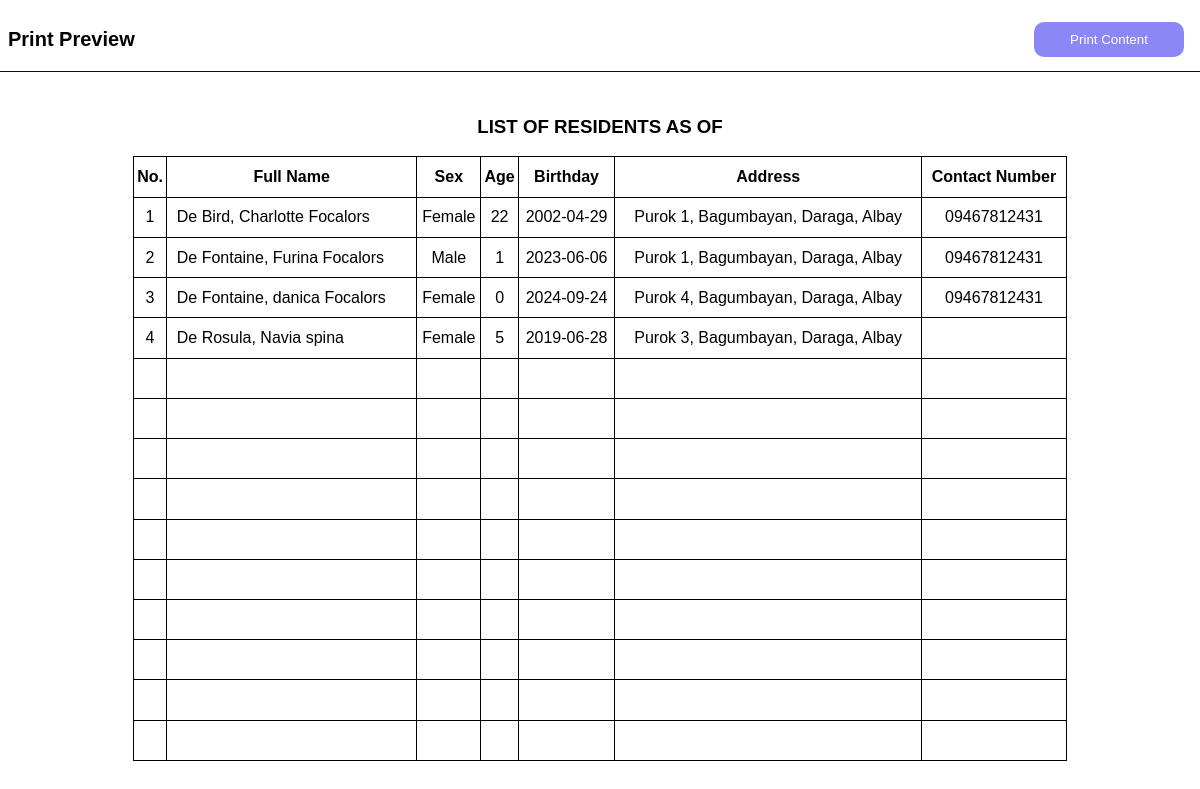
/admin/template/residents.php (signed in), run on an earlier commit of the app's database.
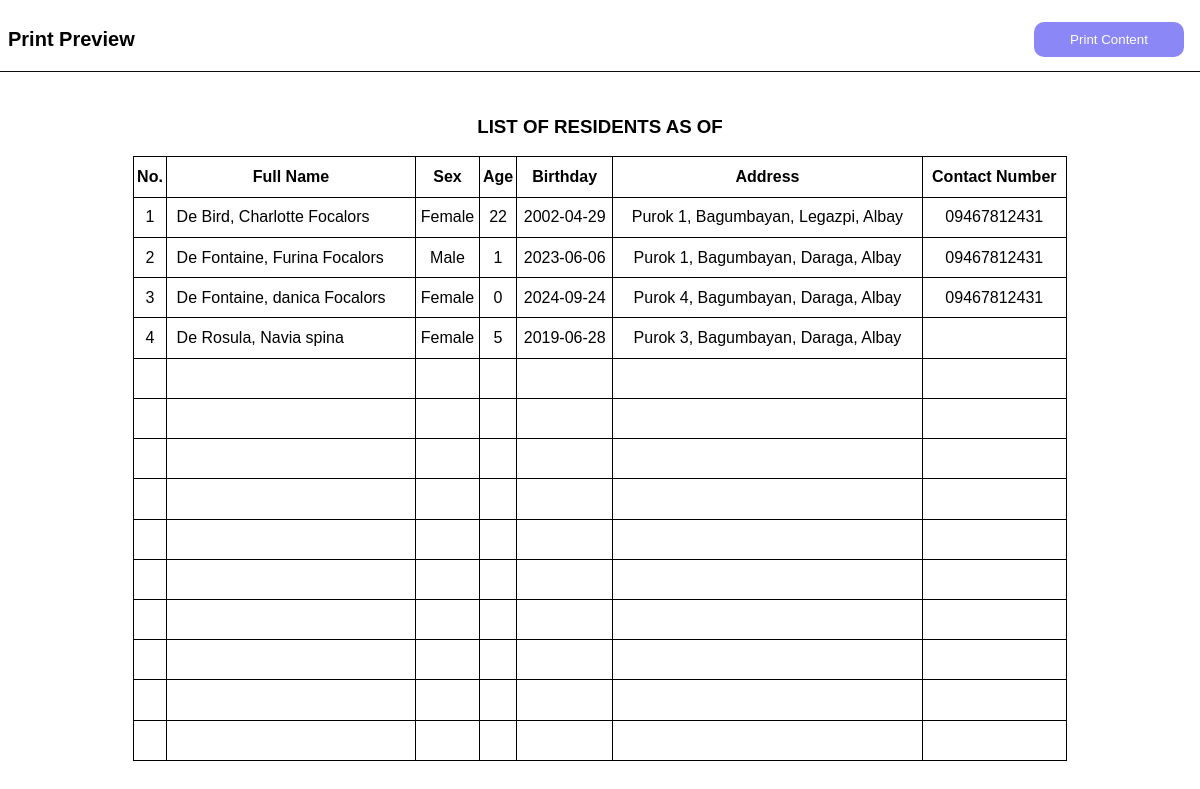
And on a later commit of the database.
### tables this page shows
CREATE TABLE `residents` (
  `id` int(11) NOT NULL,
  `fname` varchar(255) NOT NULL,
  `mname` varchar(255) NOT NULL,
  `lname` varchar(255) NOT NULL,
  `suffix` varchar(255) NOT NULL,
  `sex` varchar(255) NOT NULL,
  `bday` varchar(255) NOT NULL,
  `pob` varchar(255) NOT NULL,
  `religion` varchar(255) NOT NULL,
  `citizenship` varchar(255) NOT NULL,
  `street` varchar(255) NOT NULL,
  `zone` varchar(255) NOT NULL,
  `brgy` varchar(255) NOT NULL,
  `mun` varchar(255) NOT NULL,
  `province` varchar(255) NOT NULL,
  `zipcode` varchar(255) NOT NULL,
  `contact` varchar(255) NOT NULL,
  `educational` varchar(255) NOT NULL,
  `occupation` varchar(255) NOT NULL,
  `civil_status` varchar(255) NOT NULL,
  `labor_status` varchar(255) NOT NULL,
  `voter_status` varchar(255) NOT NULL,
  `pwd_status` varchar(255) NOT NULL,
  `four_p` varchar(255) NOT NULL,
  `vac_status` varchar(255) NOT NULL,
  `status` varchar(255) NOT NULL,
  `longitude` varchar(255) NOT NULL,
  `latitude` varchar(255) NOT NULL,
  `id_card_no` varchar(50) DEFAULT NULL,
  `profile` varchar(255) DEFAULT NULL,
  `qr_code` varchar(255) DEFAULT NULL
);

### admin/template/residents.php (the view, shortened to what this page needs)
<?php
include "../dbcon.php";
$selectedMonth = isset($_GET['month']) ? intval($_GET['month']) : null;
$selectedYear = isset($_GET['year']) ? intval($_GET['year']) : null;
$monthNames = [
    1 => 'JANUARY',
    2 => 'FEBRUARY',
    3 => 'MARCH',
    4 => 'APRIL',
    5 => 'MAY',
    6 => 'JUNE',
    7 => 'JULY',
    8 => 'AUGUST',
    9 => 'SEPTEMBER',
    10 => 'OCTOBER',
    11 => 'NOVEMBER',
    12 => 'DECEMBER',
];
$selectedMonthName = isset($monthNames[$selectedMonth]) ? $monthNames[$selectedMonth] : '';
?>
<!DOCTYPE html>
<html lang="en">
<head>
    <link rel="stylesheet" href="table_style.css">
</head>
<body>
    <div id="contentsContainer">
        <?php include "header.php" ?>
        <div class="table-container">
            <center>
                <h3>LIST OF RESIDENTS AS OF <?php echo $selectedMonthName . ' ' . $selectedYear; ?></h3>
            </center>
            <table>
                <tr>
                    <th colspan="1">No.</th>
                    <th colspan="1">Full Name</th>
                    <th colspan="1">Sex</th>
                    <th colspan="1">Age</th>
                    <th colspan="1">Birthday</th>
                    <th colspan="1">Address</th>
                    <th colspan="1">Contact Number</th>
                </tr>
                <?php
                function age($data)
                {
                    $today = date('Y-m-d');
                    $diff = date_diff(date_create($data), date_create($today));
                    $age = $diff->format('%y');
                    echo "<td>" . $age . "</td>";
                }
                $sql = "SELECT * FROM residents WHERE status = 'active'";
                $sql .= " ORDER BY lname";
                $i = 1;
                $result = mysqli_query($conn, $sql);
                if (mysqli_num_rows($result) > 0) {
                    while ($row = mysqli_fetch_assoc($result)) {
                        echo "<tr>";
                        echo "<td>" . $i . "</td>";
                        echo "<td class='name'>&nbsp;&nbsp;" . $row["lname"] . ", " . $row["fname"] . " " . $row["mname"] . " " . $row["suffix"] . "</td>";
                        echo "<td>" . $row["sex"] . "</td>";
                        age($row["bday"]);
                        echo "<td>" . $row["bday"] . "</td>";
                        echo "<td>" . $row["zone"] . ", " . $row["brgy"] . ", " . $row["mun"] . ", " . $row["province"] . "</td>";
                        echo "<td>" . $row["contact"] . "</td>";
                        echo "</tr>";
                        $i++;
                    }
                }
                if ($i <= 15) {
                    while ($i != 15) {
                        echo "<tr>";
                        echo "<td>&nbsp;</td>";
                        echo "<td>&nbsp;</td>";
                        echo "<td>&nbsp;</td>";
                        echo "<td>&nbsp;</td>";
                        echo "<td>&nbsp;</td>";
                        echo "<td>&nbsp;</td>";
                        echo "<td>&nbsp;</td>";
                        echo "</tr>";
                        $i++;
                    }
                }
                ?>
            </table>
        </div>
    </div>
</body>
</html>

What changed in the data, as far as the page shows it:
changed residents "De Bird": mun "Daraga" → "Legazpi"
